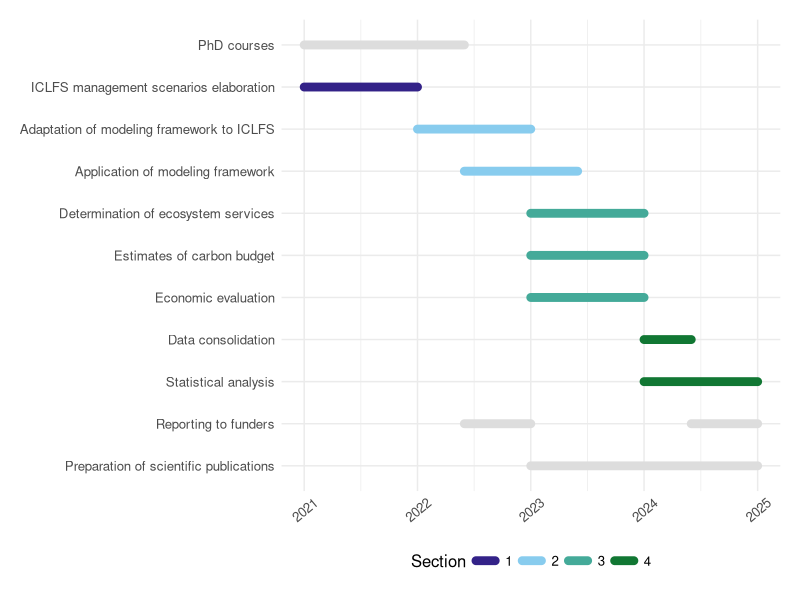
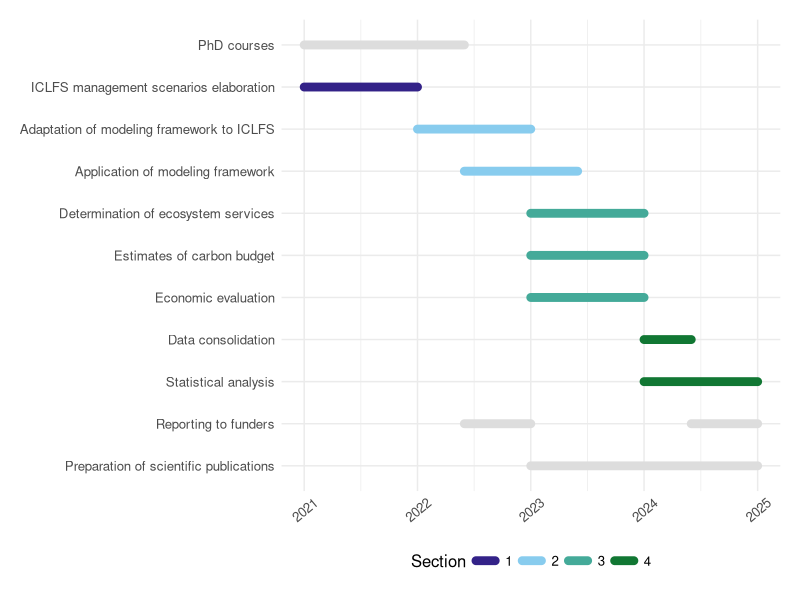

R code for these plots, in order:
## ------------------------------------------------------------------------- ##
####* ------------------------------- HEADER ---------------------------- *####
## ------------------------------------------------------------------------- ##
##
#### Description ####
##
## Script name:   Create a research time line
##
## Description:   This is a simple routine that reads a .csv file with research
##                tasks and their start and end dates, and plots a beautiful
##                research time line. Each individual task should have a unique
##                id, and you can group your tasks into sections, which will
##                be plotted in different colors, using a colorblind safe
##                palette. The palette is composed of 9 colors, if you exceed
##                this number of sections, consider reducing it or increasing
##                the number of colors of the palette. If you don't want 
##                colors, you can set all section values to NA.
##
## Author:        Hugo Tameirão Seixas
## Contact:       hugo.seixas@alumni.usp.br / tameirao.hugo@gmail.com
##
## Date created:  2020-09-02
## Last update:   2020-10-10
## Last tested:   2020-10-10
##
## Copyright (c) Hugo Tameirão Seixas, 2020
##
## ------------------------------------------------------------------------- ##
##
## Notes:         The color palette was copied from Paul Tol"s notes: 
##                https://personal.sron.nl/~pault/
##                https://personal.sron.nl/~pault/data/colourschemes.pdf
##
## ------------------------------------------------------------------------- ##
##
#### Libraries ####
##
library(magrittr)
library(lubridate)
library(glue)
library(tidyverse)
##
## ------------------------------------------------------------------------- ##
##
#### Options ####
##
colors <- c( # Color palette
  "#332288", "#88CCEE", "#44AA99", 
  "#117733", "#999933", "#DDCC77", 
  "#CC6677", "#882255", "#AA4499"
  ) 

plot_options <- list( 
  plot_width = 15, # Plot width in cm
  plot_height = 12, # Plot height in cm
  plot_format = 'pdf' # The output format of your time line
  )
##
## ------------------------------------------------------------------------- ##
####* ------------------------------- CODE ------------------------------ *####
## ------------------------------------------------------------------------- ##

####' ----- Load time line information #### 
timeline_table <- read_csv(
  file = "timeline.csv", 
  col_types = cols(activity = col_factor())
  )

####' ----- Mutate variables #### 
timeline_table %<>%
  mutate(
    activity = reorder(activity, desc(activity)),
    start = dmy(start),
    end = dmy(end),
    section = factor(section)
    )

####' ----- Convert tibble to long format #### 
timeline_table %<>%
  gather(
    key = "when", 
    value = "date", 
    start, 
    end
    )

####' ----- Plot time line #### 
(timeline_plot <- timeline_table %>%
  ggplot() +
  geom_line(
    aes(x = date, y = activity, group = id, color = section), 
    size = 3, 
    lineend = "round"
    ) +
  scale_x_date(date_labels = "%Y") +
  scale_colour_manual(
    values = colors, 
    na.value = "#DDDDDD", 
    breaks = levels(timeline_table$section)
    ) +
  labs(color = "Section") +
  theme_minimal() + 
  theme(
    text = element_text(family = "sans", size = 12), 
    axis.title = element_blank(),
    axis.text.x = element_text(angle = 40, vjust = 0.6),
    plot.margin = margin(0.5, 0.5, 0.5, 0.5, "cm"),
    legend.position = "bottom"
    ))

####' ----- Save time line #### 
timeline_plot %>%
  ggsave(
    filename = glue("timeline.{plot_options$plot_format}"), 
    width = plot_options$plot_width, 
    height = plot_options$plot_height, 
    units = "cm"
    )

try(praise::praise("${EXCLAMATION}! Your time line is so ${adjective}!"))

## ------------------------------------------------------------------------- ##
####* ------------------------------- END ------------------------------- *####
## ------------------------------------------------------------------------- ##
